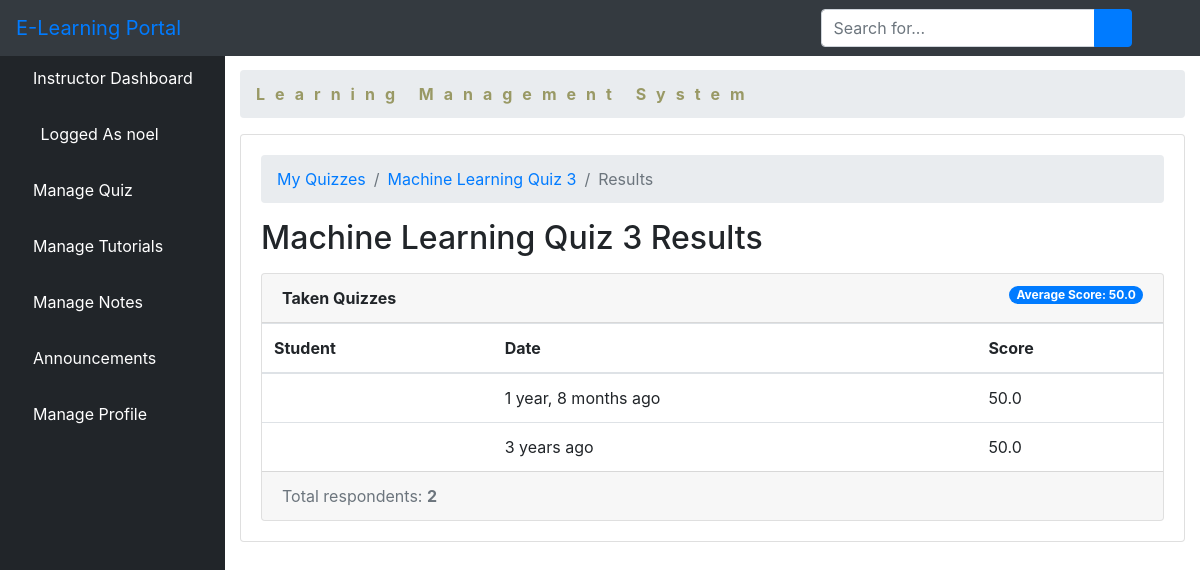
Screenshot of /quiz/17/results/ (signed in) with the database file from the repository.
### elearn/models.py (models this page shows, shortened)
class User(AbstractUser):
    is_learner = models.BooleanField(default=False)
    is_instructor = models.BooleanField(default=False)
    is_admin = models.BooleanField(default=False)

class Quiz(models.Model):
    owner = models.ForeignKey(User, on_delete=models.CASCADE, related_name='quizzes')
    name = models.CharField(max_length=255)
    course = models.ForeignKey(Course, on_delete=models.CASCADE, related_name='quizzes')

class TakenQuiz(models.Model):
    learner = models.ForeignKey(Learner, on_delete=models.CASCADE, related_name='taken_quizzes')
    quiz = models.ForeignKey(Quiz, on_delete=models.CASCADE, related_name='taken_quizzes')
    score = models.FloatField()
    date = models.DateTimeField(auto_now_add=True)

### elearn/views.py (the view)
# urls.py: path('quiz/<int:pk>/results/', views.QuizResultsView.as_view(), name='quiz_results'),
class QuizResultsView(DeleteView):
    model = Quiz
    context_object_name = 'quiz'
    template_name = 'dashboard/instructor/quiz_results.html'
    def get_context_data(self, **kwargs):
        quiz = self.get_object()
        taken_quizzes =quiz.taken_quizzes.select_related('learner__user').order_by('-date')
        total_taken_quizzes = taken_quizzes.count()
        quiz_score = quiz.taken_quizzes.aggregate(average_score=Avg('score'))
        extra_context = {
        'taken_quizzes': taken_quizzes,
        'total_taken_quizzes': total_taken_quizzes,
        'quiz_score':quiz_score
        }
        kwargs.update(extra_context)
        return super().get_context_data(**kwargs)
    def get_queryset(self):
        return self.request.user.quizzes.all()

### elearn/templates/dashboard/instructor/quiz_results.html (shortened to what this page needs)
{% extends 'dashboard/instructor/base.html' %}
{% load crispy_forms_tags humanize %}
{% block body %}
<div class="container-fluid" style="padding-top: 20px">
            <ol class="breadcrumb">
                <li class="breadcrumb-item">
                    <a href="#" style="color: #999965; font-weight: bold; letter-spacing: 10px">Learning Management System</a>
                </li>
            </ol>
            <div class="card mb-3">
                <div class="card-body">
   <nav aria-label="breadcrumb">
    <ol class="breadcrumb">
      <li class="breadcrumb-item"><a href="{% url 'quiz_change_list' %}">My Quizzes</a></li>
      <li class="breadcrumb-item"><a href="{% url 'quiz_change' quiz.pk %}">{{ quiz.name }}</a></li>
      <li class="breadcrumb-item active" aria-current="page">Results</li>
    </ol>
  </nav>
  <h2 class="mb-3">{{ quiz.name }} Results</h2>
  <div class="card">
    <div class="card-header">
      <strong>Taken Quizzes</strong>
      <span class="badge badge-pill badge-primary float-right">Average Score: {{ quiz_score.average_score|default_if_none:0.0 }}</span>
    </div>
    <table class="table mb-0">
      <thead>
        <tr>
          <th>Student</th>
          <th>Date</th>
          <th>Score</th>
        </tr>
      </thead>
      <tbody>
        {% for taken_quiz in taken_quizzes %}
          <tr>
            <td>{{ taken_quiz.student.user.username }}</td>
            <td>{{ taken_quiz.date|naturaltime }}</td>
            <td>{{ taken_quiz.score }}</td>
          </tr>
        {% endfor %}
      </tbody>
    </table>
    <div class="card-footer text-muted">
      Total respondents: <strong>{{ total_taken_quizzes }}</strong>
    </div>
  </div>
        </div>
    </div>
                </div>
            </div>
{% endblock body %}

### elearn/templates/dashboard/instructor/base.html (shortened to what this page needs)
<!DOCTYPE html>
<html lang="en">
<head>
    {% load static %}
    <link href="{% static 'vendor/fontawesome-free/css/all.min.css' %}" rel="stylesheet" type="text/css">
    <link href="{% static 'vendor/datatables/dataTables.bootstrap4.css' %}" rel="stylesheet">
    <link href="{% static 'css/sb-admin.css' %}" rel="stylesheet">
</head>
<body id="page-top">
<nav class="navbar navbar-expand navbar-dark bg-dark fixed-top">
    <a class="navbar-brand mr-1 text-primary" href="">E-Learning Portal</a>
    <button class="btn btn-link btn-sm text-white order-1 order-sm-0" id="sidebarToggle" href="#">
        <i class="fas fa-bars"></i>
    </button>
    <form class="d-none d-md-inline-block form-inline ml-auto mr-0 mr-md-3 my-2 my-md-0">
        <div class="input-group">
            <input type="text" class="form-control" placeholder="Search for..." aria-label="Search" aria-describedby="basic-addon2">
            <div class="input-group-append">
                <button class="btn btn-primary" type="button">
                    <i class="fas fa-search"></i>
                </button>
            </div>
        </div>
    </form>
    <ul class="navbar-nav ml-auto ml-md-0">
        <li class="nav-item dropdown no-arrow">
            <a class="nav-link dropdown-toggle" href="#" id="userDropdown" role="button" data-toggle="dropdown" aria-haspopup="true" aria-expanded="false">
                <i class="fas fa-user-circle fa-fw text-primary"></i>
            </a>
        </li>
    </ul>
</nav>
<div id="wrapper" style="padding-top: 50px;">
<ul class="sidebar navbar-nav">
    <li class="nav-item active">
        <a class="nav-link" href="{% url 'instructor' %}">
         <i class="fa fa-home" aria-hidden="true"></i>
            <span>Instructor Dashboard</span>
        </a>
    </li>
    <li class="nav-item active">
        <a class="nav-link" href="">
            <i class="fas fa-user-circle fa-fw text-primary"></i>
            <span>Logged As {{ user.username }}</span>
        </a>
    </li>
    <li class="nav-item dropdown no-arrow">
                            <a class="nav-link dropdown-toggle" data-toggle="dropdown" aria-haspopup="true" aria-expanded="false" href="">
          <i class="fa fa-th-list" aria-hidden="true"></i>
            <span style="color: white">Manage Quiz</span>
        </a>
        </li>
         <li class="nav-item dropdown no-arrow">
                            <a class="nav-link dropdown-toggle" data-toggle="dropdown" aria-haspopup="true" aria-expanded="false" href="">
            <i class="fas fa-book-reader" aria-hidden="true"></i>
             <span style="color: white">Manage Tutorials</span>
        </a>
        </li>
         <li class="nav-item">
        <a class="nav-link" href="{% url 'lnotes' %}">
            <i class="fas fa-pen" aria-hidden="true"></i>
            <span style="color: white">Manage Notes</span>
        </a>
    </li>
    <li class="nav-item dropdown no-arrow">
                            <a class="nav-link dropdown-toggle" data-toggle="dropdown" aria-haspopup="true" aria-expanded="false" href="">
        <i class="fas fa-bell"></i>
            <span style="color: white">Announcements</span>
        </a>
        </li>
     <li class="nav-item dropdown no-arrow">
                            <a class="nav-link dropdown-toggle" data-toggle="dropdown" aria-haspopup="true" aria-expanded="false" href="">
            <i class="fas fa-user text-default"></i>
            <span style="color: white">Manage Profile</span>
        </a>
        </li>
</ul>
    {% block body %}{% endblock %}

### rows the page displays
User: username "noel"
Quiz: name "Machine Learning Quiz 3"
TakenQuiz: date "1 year, 8 months ago", score "50.0"
TakenQuiz: date "3 years ago", score "50.0"

### other values shown
{{ quiz_score.average_score|default_if_none:0.0 }} "50.0"
{{ total_taken_quizzes }} "2"
